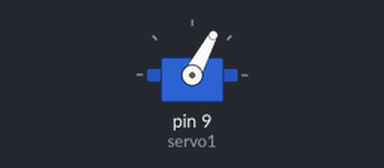
The sketch below on a simulated Arduino Uno, built with avr-gcc and run on an emulated ATmega328P. Shown: servo.

Above: at 0.05 s.
At 1.2 s:
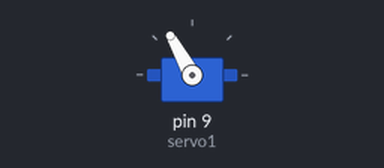
At 2.35 s:
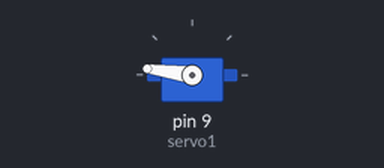
At 4.7 s:
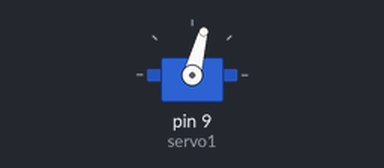
Timing chart, 0 to 6.6 s (numbered marks = the images above):
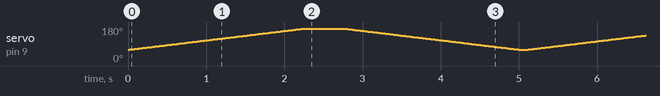

The sketch:

Circuit_08_pincher.ino
```cpp
#include <Servo.h>

Servo servo1;

void setup() {
  servo1.attach(9);
}

void loop() {
  int position;
  int posMax = 180-8; int posMin = 60; // posMax is closed, posMin is open

  for ( position = posMin; position < posMax; position +=1 ){
    servo1.write(position);
    delay(20);
  }

  servo1.write(posMax); delay(500);

  for ( position = posMax; position > posMin; position -= 1) {
    servo1.write(position);
    delay(20);
  }

  servo1.write(posMin); delay(100);
}
```
